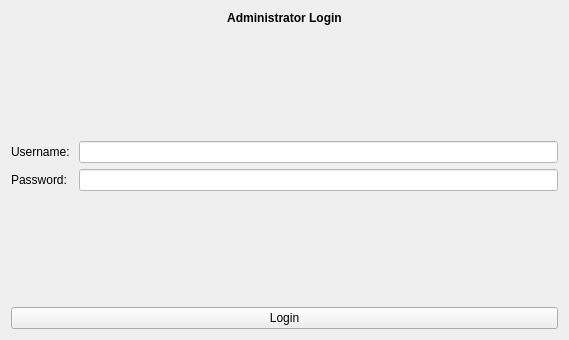
<?xml version="1.0" encoding="UTF-8"?>
<ui version="4.0">
 <class>Login</class>
 <widget class="QWidget" name="Login">
  <property name="windowModality">
   <enum>Qt::NonModal</enum>
  </property>
  <property name="geometry">
   <rect>
    <x>0</x>
    <y>0</y>
    <width>569</width>
    <height>340</height>
   </rect>
  </property>
  <property name="windowTitle">
   <string>Administrator Login</string>
  </property>
  <property name="windowIcon">
   <iconset resource="resources.qrc">
    <normaloff>:/images/images/sasicon.png</normaloff>:/images/images/sasicon.png</iconset>
  </property>
  <layout class="QVBoxLayout" name="verticalLayout">
   <item>
    <widget class="QLabel" name="admin_label">
     <property name="font">
      <font>
       <weight>75</weight>
       <bold>true</bold>
      </font>
     </property>
     <property name="text">
      <string>Administrator Login</string>
     </property>
     <property name="alignment">
      <set>Qt::AlignCenter</set>
     </property>
    </widget>
   </item>
   <item>
    <spacer name="verticalSpacer">
     <property name="orientation">
      <enum>Qt::Vertical</enum>
     </property>
     <property name="sizeHint" stdset="0">
      <size>
       <width>20</width>
       <height>40</height>
      </size>
     </property>
    </spacer>
   </item>
   <item>
    <layout class="QGridLayout" name="gridLayout_2">
     <item row="0" column="0">
      <widget class="QLabel" name="label">
       <property name="text">
        <string>Username: </string>
       </property>
      </widget>
     </item>
     <item row="1" column="0">
      <widget class="QLabel" name="label_2">
       <property name="text">
        <string>Password: </string>
       </property>
      </widget>
     </item>
     <item row="1" column="1">
      <widget class="QLineEdit" name="lineEdit_password">
       <property name="styleSheet">
        <string notr="true">background-color:rgb(255, 255, 255)</string>
       </property>
      </widget>
     </item>
     <item row="0" column="1">
      <widget class="QLineEdit" name="lineEdit_username">
       <property name="styleSheet">
        <string notr="true">background-color:rgb(255, 255, 255)</string>
       </property>
      </widget>
     </item>
    </layout>
   </item>
   <item>
    <spacer name="verticalSpacer_2">
     <property name="orientation">
      <enum>Qt::Vertical</enum>
     </property>
     <property name="sizeHint" stdset="0">
      <size>
       <width>20</width>
       <height>40</height>
      </size>
     </property>
    </spacer>
   </item>
   <item>
    <widget class="QPushButton" name="pushButton_login">
     <property name="text">
      <string>Login</string>
     </property>
     <property name="autoDefault">
      <bool>true</bool>
     </property>
     <property name="default">
      <bool>false</bool>
     </property>
    </widget>
   </item>
  </layout>
 </widget>
 <tabstops>
  <tabstop>lineEdit_username</tabstop>
  <tabstop>lineEdit_password</tabstop>
  <tabstop>pushButton_login</tabstop>
 </tabstops>
 <resources>
  <include location="resources.qrc"/>
 </resources>
 <connections/>
</ui>
